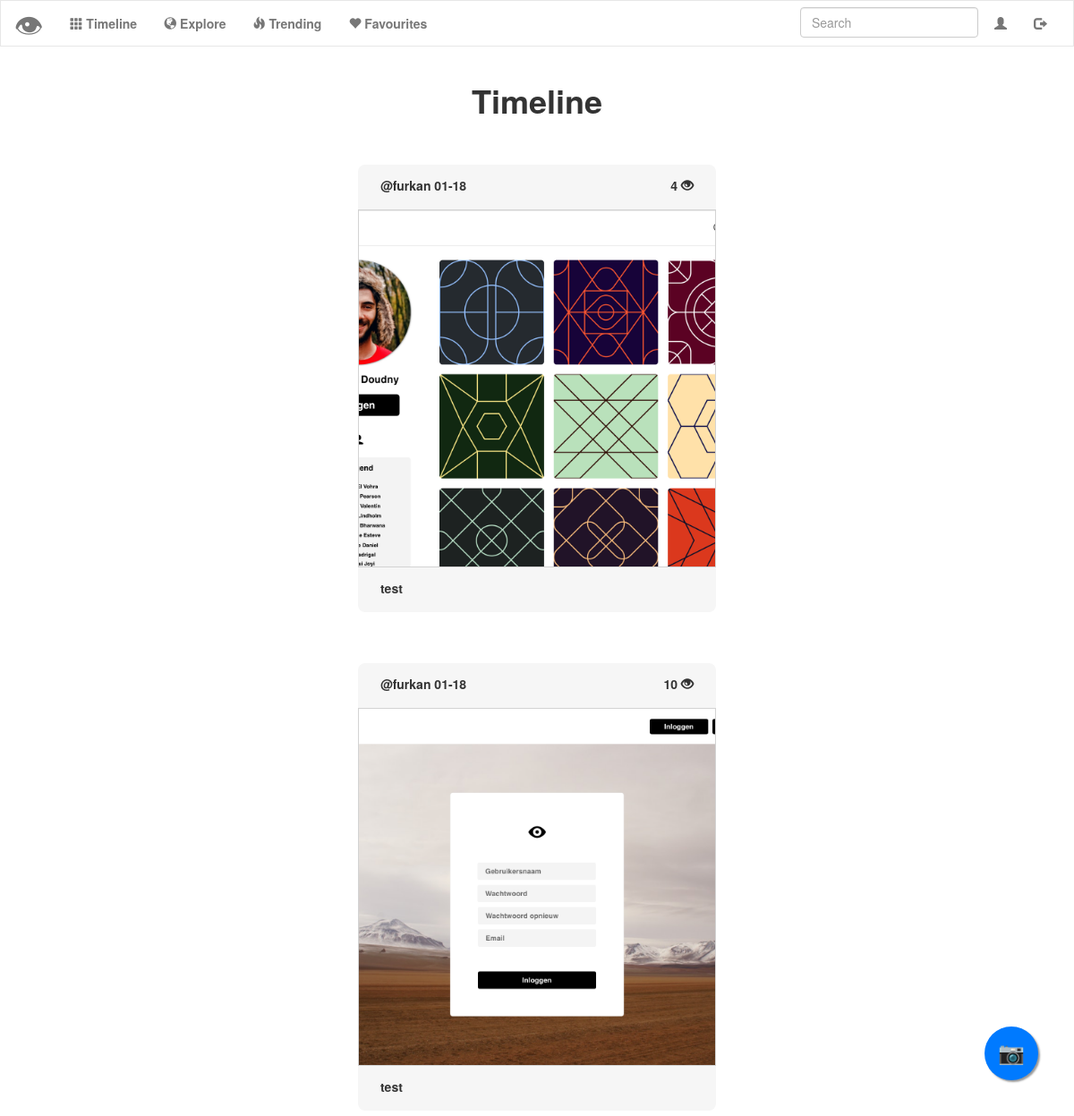
The app's page /timeline (signed in), older data.
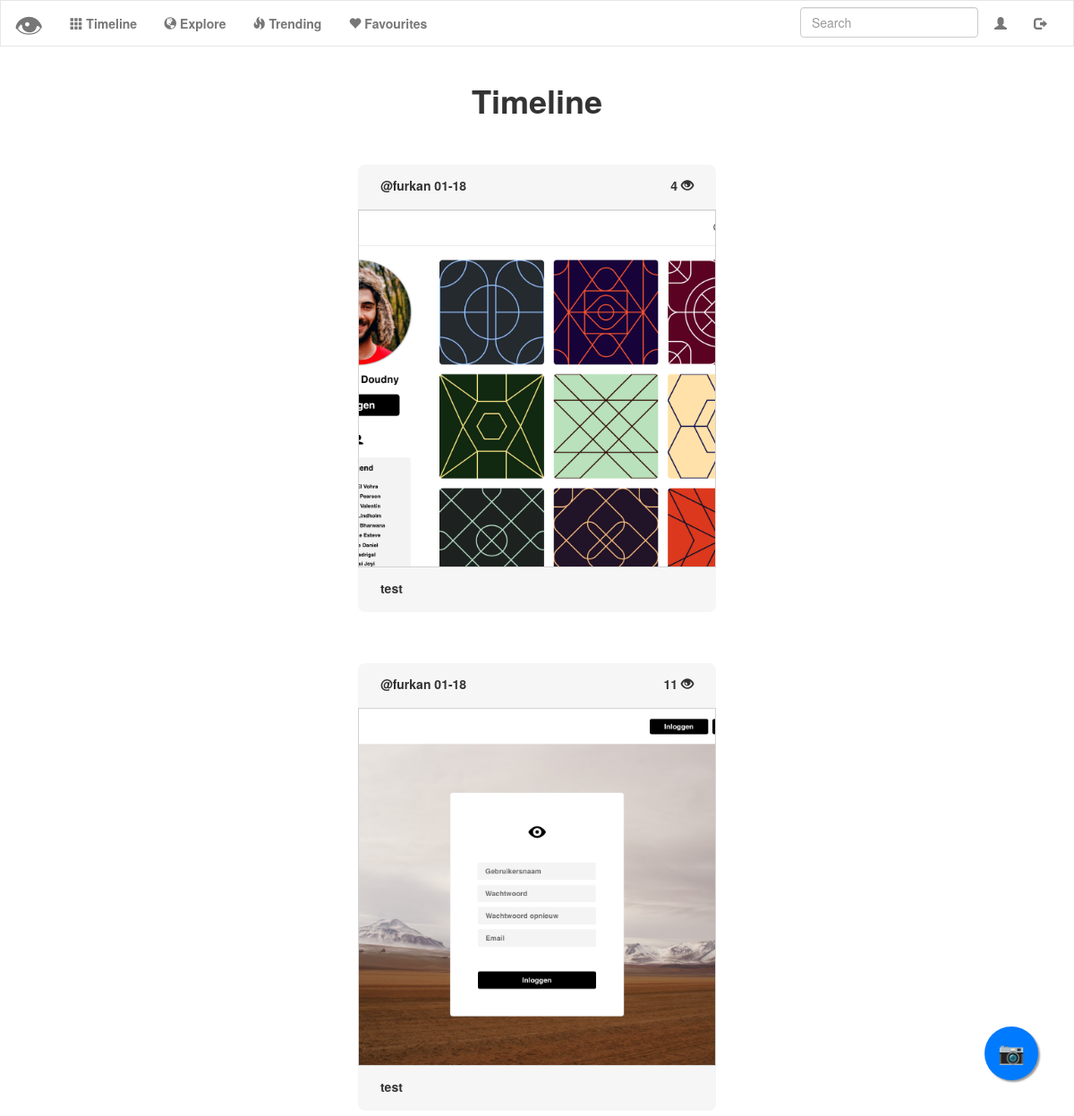
The same page, newer data.
### tables this page shows
CREATE TABLE 'uploads' ('id' integer PRIMARY KEY AUTOINCREMENT NOT NULL, 'user_id' integer NOT NULL, 'upload' text NOT NULL, 'description' text NOT NULL, 'timestamp' double precision NOT NULL DEFAULT CURRENT_TIMESTAMP, 'username'  text NOT NULL  , 'score' INTEGER NOT NULL DEFAULT 0);

### application.py (the view)
@app.route("/timeline")
@login_required
def timeline():
    uploads = []
    followings_id = get_following(session["user_id"])
    for p in followings_id:
        user_uploads = get_all_uploads(p["user_id"])
        for u in user_uploads:
            uploads.append(u)
    uploads.sort(key=lambda d: d['timestamp'])
    return render_template("timeline.html", uploads=uploads, user_id=session["user_id"])

### helpers.py (called while the page is built)
def login_required(f):
    @wraps(f)
    def decorated_function(*args, **kwargs):
        if session.get("user_id") is None:
            return redirect("/login")
        return f(*args, **kwargs)
    return decorated_function

def get_following(follower_id):
    following = db.execute("SELECT user_id FROM followers WHERE follower_id = :follower_id", follower_id=follower_id)
    return following

def get_all_uploads(user_id):
    user_photos = db.execute("SELECT * FROM uploads WHERE user_id = :user_id", user_id=user_id)
    user_photos = change_timestamp(user_photos)
    return user_photos

def change_timestamp(post_list):
    for post in post_list:
        date = post["timestamp"]
        date = date[5:11]
        post["timestamp"] = date
    return post_list

### templates/timeline.html (shortened to what this page needs)
{% extends "layout.html" %}
{% block main %}
<div class="container-title" id="timeline-title">
  <h1><b>Timeline</b></h1>
</div>
  {% for post in uploads %}
      <div class="button-images">
        <button name="modal" class="photo_modal" data-toggle="modal" data-target="#photomodal{{ post.id }}">
            <label for="modal">
              <div class="timeline-container">
              <div class="timeline-description">
                <label id="username">{{ post.username }} </label>
                <label id="timestamp">{{ post.timestamp }} </label>
                <label id="score">{{ post.score }} <span class="glyphicon glyphicon-eye-open"></span></label>
              </div>
              <img src="/upload/{{ post.upload }}" class="img-responsive">
              <div class="timeline-bottom">
                  <label id="discription">{{ post.description }} </label>
              </div>
              </div>
            </label>
        </button>
      </div>
  {% endfor %}
{% endblock %}

### templates/layout.html (shortened to what this page needs)
<!DOCTYPE html>
<html lang="en">
    <head>
        <link href="https://maxcdn.bootstrapcdn.com/bootstrap/3.3.7/css/bootstrap.min.css" rel="stylesheet"/>
        <link href="{{ url_for('static', filename='styles.css') }}" rel="stylesheet"/>
    </head>
    <body>
            <nav class="navbar navbar-default" id="navigation">
                <div class="container-fluid">
                    <div class="navbar-header">
                        <a class="navbar-brand" href="{{ url_for('index') }}"><font size="+3">👁</font></a>
                    </div>
                    <div class="collapse navbar-collapse" id="navbar">
                        {% if session.user_id %}
                            <ul class="nav navbar-nav">
                                <li><a href="{{ url_for('timeline') }}"><span class="glyphicon glyphicon-th"></span><b> Timeline</b></a></li>
                                <li><a href="{{ url_for('index') }}"><span class="glyphicon glyphicon-globe"></span><b> Explore</b></a></li>
                                <li><a href="{{ url_for('trending') }}"><span class="glyphicon glyphicon-fire"></span><b> Trending</b></a></li>
                                <li><a href="{{ url_for('favourites') }}"><span class="glyphicon glyphicon-heart"></span><b> Favourites</b></a></li>
                            </ul>
                            <ul class="nav navbar-nav navbar-right">
                                <li><a href="{{ url_for('account') }}"><span class="glyphicon glyphicon-user"></span></a></li>
                                <li><a href="{{ url_for('logout') }}"><span class="glyphicon glyphicon-log-out"></span></a></li>
                            </ul>
                            <ul class="nav navbar-nav navbar-right">
                                <li><input autocomplete="off" autofocus class="form-control" onkeypress="keypress(event);" name="lookup" id="searchbar" placeholder="Search" type="text"></li>
                            </ul>
                        {% else %}
                            <ul class="nav navbar-nav navbar-right">
                                <li><a href="{{ url_for('register') }}">Register</a></li>
                                <li><a href="{{ url_for('login') }}">Log In</a></li>
                            </ul>
                        {% endif %}
                    </div>
                </div>
            </nav>
            <a  class="float-button">
                <h3 data-toggle="modal" data-target="#myModal" class="camera-button">📷</h3>
            </a>
        <div class="container">
            <main>
                {% block main %}{% endblock %}
            </main>
        </div>
    </body>
</html>

### static/styles.css (style rules this page uses)
.container { margin-left: auto; margin-right: auto; text-align: center; }
.navbar { z-index: 999; }
main img { max-width: 100%; }
#navigation { background-color: #FFF !important; border-radius: 0 !important; }
#searchbar { margin:7px; max-width:95%; }
.img-responsive { border: 0.5px solid lightgray; object-fit: cover; width:250px !important; height:250px !important; border-radius: 8px; }
.float-button { position:fixed; width:60px; height:60px; bottom:40px; right:40px; background-color: rgba(0,122,255,1); color:#FFF; border-radius:50px; text-align:center; box-shadow: 2px 2px 2px #999; text-decoration: none !important; z-index: 999; }
.camera-button { margin-top:15px !important; }
.photo_modal { background-color: white; border: 0px; }
.button-images { margin-top:50px; }
.button-images button { cursor: pointer; width: 100%; display: block; }
.button-images img { object-fit: cover; min-width:400px !important; min-height:400px !important; max-width: 650px !important; max-height: 650px !important; border-radius: 0; }
.timeline-description { text-align: left; padding-left: 25px; position: relative; top: 50%; transform: translateY(-50%); -webkit-transform: translateY(-50%); }
.timeline-container { background-color: rgba(246,246,246,1); border-radius: 8px; padding-top:25px; padding-bottom:25px; }
.timeline-bottom { text-align: left; padding-left: 25px; position: relative; top: 50%; transform: translateY(50%); -webkit-transform: translateY(50%); }
#score { float:right; padding-right: 25px }

Row changes from the older to the newer data that the page shows:
changed uploads (number 2 of 2 on the later page): score "10" → "11"
